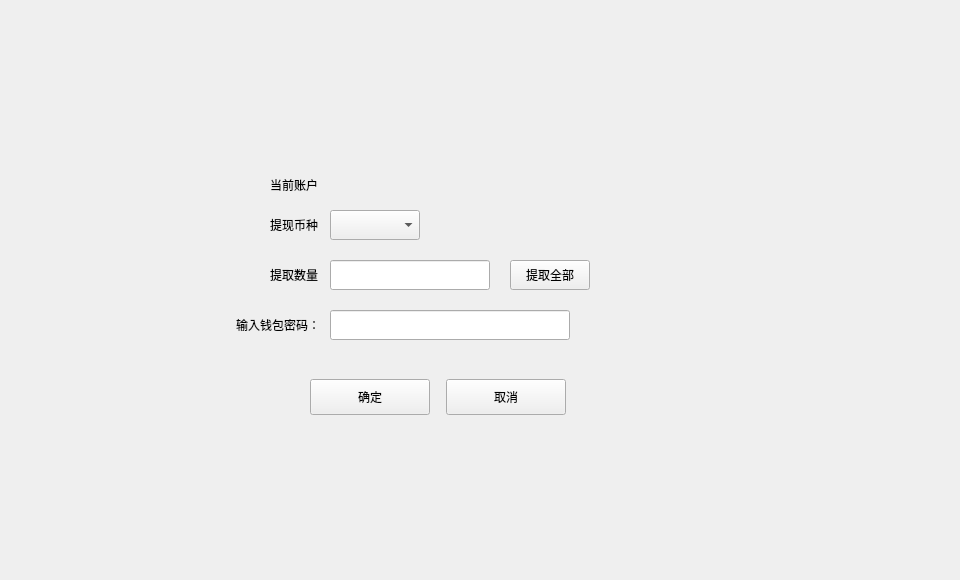
<?xml version="1.0" encoding="UTF-8"?>
<ui version="4.0">
 <class>WithdrawExchangeContractDialog</class>
 <widget class="QDialog" name="WithdrawExchangeContractDialog">
  <property name="geometry">
   <rect>
    <x>0</x>
    <y>0</y>
    <width>960</width>
    <height>580</height>
   </rect>
  </property>
  <property name="windowTitle">
   <string>Dialog</string>
  </property>
  <widget class="QWidget" name="widget" native="true">
   <property name="geometry">
    <rect>
     <x>0</x>
     <y>0</y>
     <width>960</width>
     <height>580</height>
    </rect>
   </property>
   <property name="font">
    <font>
     <family>微软雅黑</family>
    </font>
   </property>
   <widget class="QWidget" name="containerWidget" native="true">
    <property name="geometry">
     <rect>
      <x>210</x>
      <y>130</y>
      <width>500</width>
      <height>340</height>
     </rect>
    </property>
    <widget class="QToolButton" name="cancelBtn">
     <property name="geometry">
      <rect>
       <x>236</x>
       <y>249</y>
       <width>120</width>
       <height>36</height>
      </rect>
     </property>
     <property name="cursor">
      <cursorShape>PointingHandCursor</cursorShape>
     </property>
     <property name="styleSheet">
      <string notr="true"/>
     </property>
     <property name="text">
      <string>取消</string>
     </property>
    </widget>
    <widget class="QToolButton" name="okBtn">
     <property name="geometry">
      <rect>
       <x>100</x>
       <y>249</y>
       <width>120</width>
       <height>36</height>
      </rect>
     </property>
     <property name="cursor">
      <cursorShape>PointingHandCursor</cursorShape>
     </property>
     <property name="styleSheet">
      <string notr="true"/>
     </property>
     <property name="text">
      <string>确定</string>
     </property>
    </widget>
    <widget class="QLabel" name="label">
     <property name="geometry">
      <rect>
       <x>60</x>
       <y>130</y>
       <width>54</width>
       <height>30</height>
      </rect>
     </property>
     <property name="text">
      <string>提取数量</string>
     </property>
    </widget>
    <widget class="QLineEdit" name="amountLineEdit">
     <property name="geometry">
      <rect>
       <x>120</x>
       <y>130</y>
       <width>160</width>
       <height>30</height>
      </rect>
     </property>
    </widget>
    <widget class="QToolButton" name="withdrawAllBtn">
     <property name="geometry">
      <rect>
       <x>300</x>
       <y>130</y>
       <width>80</width>
       <height>30</height>
      </rect>
     </property>
     <property name="text">
      <string>提取全部</string>
     </property>
    </widget>
    <widget class="QLabel" name="label_2">
     <property name="geometry">
      <rect>
       <x>10</x>
       <y>180</y>
       <width>100</width>
       <height>30</height>
      </rect>
     </property>
     <property name="text">
      <string>输入钱包密码：</string>
     </property>
     <property name="alignment">
      <set>Qt::AlignRight|Qt::AlignTrailing|Qt::AlignVCenter</set>
     </property>
    </widget>
    <widget class="QLineEdit" name="pwdLineEdit">
     <property name="geometry">
      <rect>
       <x>120</x>
       <y>180</y>
       <width>240</width>
       <height>30</height>
      </rect>
     </property>
     <property name="echoMode">
      <enum>QLineEdit::Password</enum>
     </property>
    </widget>
    <widget class="QLabel" name="label_4">
     <property name="geometry">
      <rect>
       <x>60</x>
       <y>40</y>
       <width>60</width>
       <height>30</height>
      </rect>
     </property>
     <property name="text">
      <string>当前账户</string>
     </property>
    </widget>
    <widget class="QLabel" name="label_5">
     <property name="geometry">
      <rect>
       <x>60</x>
       <y>80</y>
       <width>60</width>
       <height>30</height>
      </rect>
     </property>
     <property name="text">
      <string>提现币种</string>
     </property>
    </widget>
    <widget class="QComboBox" name="assetComboBox">
     <property name="geometry">
      <rect>
       <x>120</x>
       <y>80</y>
       <width>90</width>
       <height>30</height>
      </rect>
     </property>
     <property name="font">
      <font>
       <family>微软雅黑</family>
       <weight>50</weight>
       <bold>false</bold>
      </font>
     </property>
     <property name="focusPolicy">
      <enum>Qt::NoFocus</enum>
     </property>
     <property name="styleSheet">
      <string notr="true"/>
     </property>
    </widget>
    <widget class="QLabel" name="accountNameLabel">
     <property name="geometry">
      <rect>
       <x>120</x>
       <y>40</y>
       <width>120</width>
       <height>30</height>
      </rect>
     </property>
     <property name="text">
      <string/>
     </property>
    </widget>
    <widget class="QLabel" name="tipLabel">
     <property name="geometry">
      <rect>
       <x>130</x>
       <y>220</y>
       <width>200</width>
       <height>16</height>
      </rect>
     </property>
     <property name="text">
      <string/>
     </property>
    </widget>
   </widget>
  </widget>
 </widget>
 <resources/>
 <connections/>
</ui>
